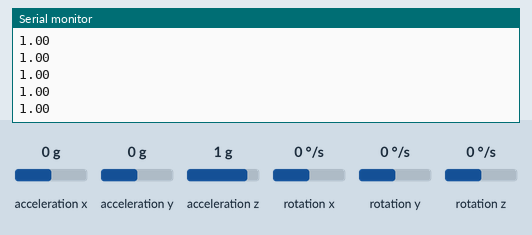
Simulated run of this sketch. Board: Arduino Uno, built with avr-gcc and run on an emulated ATmega328P. On the bench: the last lines printed to the serial monitor. The test bench sets the inputs (shaded band); at power-on: acceleration x 0 g, acceleration y 0 g, acceleration z 1 g, rotation x 0 °/s, rotation y 0 °/s, rotation z 0 °/s.

Above: at 1.2 s.
1.3 s: acceleration x set to -1.4 g
At 1.33 s:
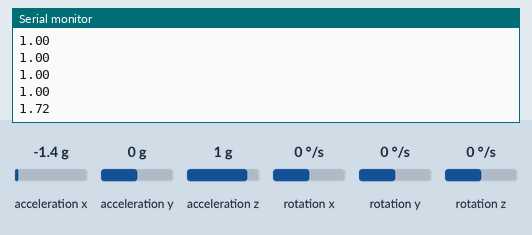
2.8 s: acceleration y set to -1.4 g
At 2.86 s:
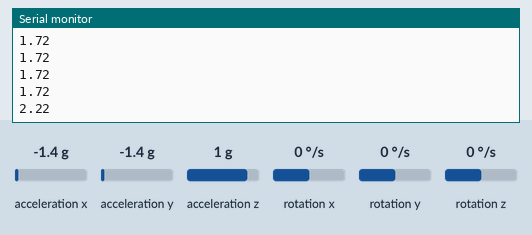
4.3 s: acceleration z set to -1.4 g
At 4.38 s:
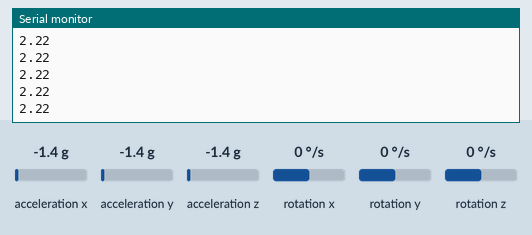
Timing chart, 0 to 7.3 s (numbered marks = the images above; inputs shaded):
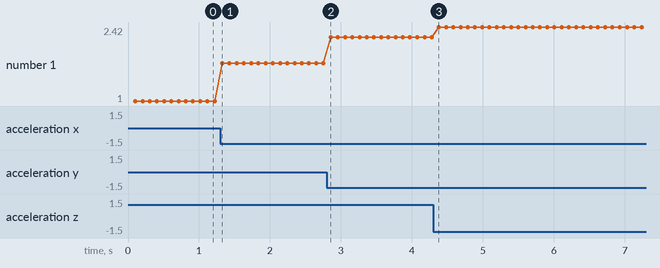

Measured:
- after the input at 1.3 s, the serial monitor: prints a new line at once (image 1)
- after the input at 2.8 s, the serial monitor: prints a new line after 0.06 s (image 2)
- plotted number 1: 1 → 1.72 after the input at 1.3 s, 1.72 → 2.22 after the input at 2.8 s, 2.22 → 2.42 after the input at 4.3 s

The sketch:

FreeFall_calibration.ino
```cpp
#include <MPU6050_tockn.h>
#include <Wire.h>

MPU6050 mpu6050(Wire);

long timer = 0;
float ax,ay,az;
int p = 0;

void setup() {
  Serial.begin(9600);
  Wire.begin();
  mpu6050.begin();
}

void loop() {
  mpu6050.update();

  if(millis() - timer > 100 && p <450){

    ax = mpu6050.getAccX();
    ay = mpu6050.getAccY();
    az = mpu6050.getAccZ();

    Serial.println(sqrt(ax*ax+ay*ay+az*az));
    p++;
    timer = millis();

  }

}
```
